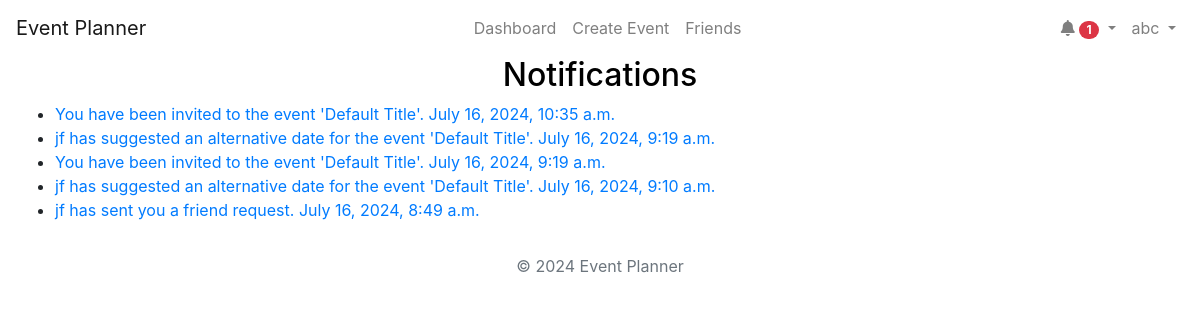
Before: /notifications/ (signed in) with the older database file.
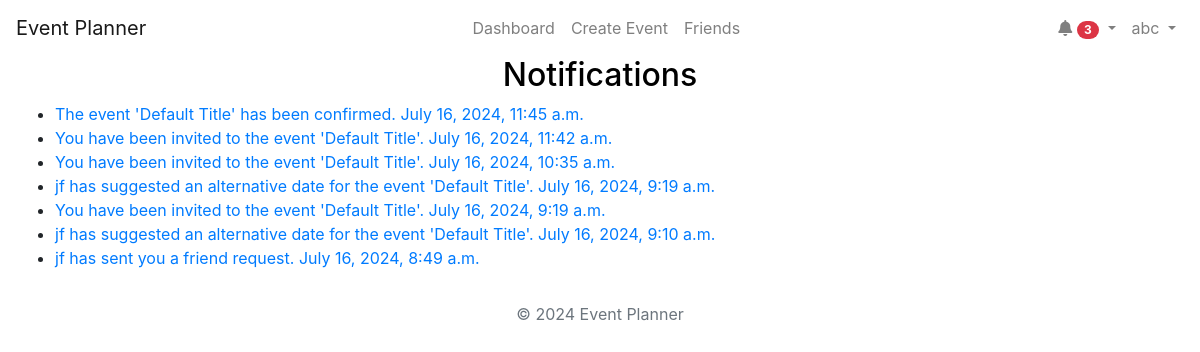
After: the same page with the newer database file.
### notifications/models.py (models this page shows, shortened)
class Notification(models.Model):
    NOTIFICATION_TYPES = [
        ("event_created", "Event Created"),
        ("event_updated", "Event Updated"),
        ("event_cancelled", "Event Cancelled"),
        ("invitation_response", "Invitation Response"),
        ("suggested_alternate_date", "Suggested Alternate Date"),
        ("event_confirmed", "Event Confirmed"),
        ("friend_request_received", "Friend Request Received"),
    ]
    user = models.ForeignKey(User, on_delete=models.CASCADE)
    event = models.ForeignKey(
        Event, on_delete=models.CASCADE, null=True, blank=True
    )
    type = models.CharField(max_length=50, choices=NOTIFICATION_TYPES)
    message = models.TextField()
    created_at = models.DateTimeField(auto_now_add=True)
    read = models.BooleanField(default=False)
    url = models.URLField(default="/")

### notifications/views.py (the view)
# urls.py: path("", views.notifications, name="notifications"),
@login_required
def notifications(request):
    notifications = Notification.objects.filter(user=request.user).order_by(
        "-created_at"
    )
    context = {"notifications": notifications}
    return render(request, "notifications/notifications.html", context)

### accounts/context_processors.py (called while the page is built)
def google_api_key(request):
    return {"GOOGLE_API_KEY": os.getenv("GOOGLE_API_KEY")}

### notifications/context_processors.py (called while the page is built)
def notifications(request):
    if request.user.is_authenticated:
        all_unread_notifications = Notification.objects.filter(
            user=request.user, read=False
        ).order_by("-created_at")
        unread_count = all_unread_notifications.count()
        recent_unread_notifications = all_unread_notifications[:8]
        return {
            "recent_unread_notifications": recent_unread_notifications,
            "unread_count": unread_count,
        }
    return {}

### templates/notifications/notifications.html (shortened to what this page needs)
{% extends 'base.html' %}
{% block content %}
<h2 style="text-align: center; color: #000;">Notifications</h2>
<div class="notifications-list">
    <ul>
        {% for notification in notifications %}
            <li>
                {% if notification.type == 'friend_request_received' %}
                    <a href="{% url 'friends_page' %}" class="notification-link">
                        <span class="notification-title">{{ notification.message }}</span>
                        <span class="notification-time">{{ notification.created_at|date:"F j, Y, g:i a" }}</span>
                    </a>
                {% else %}
                    <a href="{% url 'mark_notification_read' notification.id %}" class="notification-link">
                        <span class="notification-title">{{ notification.message }}</span>
                        <span class="notification-time">{{ notification.created_at|date:"F j, Y, g:i a" }}</span>
                    </a>
                {% endif %}
            </li>
        {% endfor %}
    </ul>
</div>
{% endblock %}

### templates/base.html (shortened to what this page needs)
<!DOCTYPE html>
<html lang="en">
<head>
    {% load static %}
    <link rel="stylesheet" href="https://stackpath.bootstrapcdn.com/bootstrap/4.5.2/css/bootstrap.min.css">
    <link rel="stylesheet" href="https://cdnjs.cloudflare.com/ajax/libs/font-awesome/5.15.4/css/all.min.css">
    <link rel="stylesheet" href="https://cdnjs.cloudflare.com/ajax/libs/fullcalendar/3.10.2/fullcalendar.min.css" />
</head>
<body class="c-app">
    <header class="c-header c-header-light c-header-fixed">
        <nav class="navbar navbar-expand-lg navbar-light">
            <a class="navbar-brand" href="{% url 'home' %}">Event Planner</a>
            <div class="collapse navbar-collapse" id="navbarSupportedContent">
                <ul class="navbar-nav ml-auto">
                    {% if user.is_authenticated %}
                        <li class="nav-item {% if request.resolver_match.url_name == 'dashboard' %}active{% endif %}">
                            <a class="nav-link" href="{% url 'dashboard' %}">Dashboard</a>
                        </li>
                        <li class="nav-item {% if request.resolver_match.url_name == 'create_event' %}active{% endif %}">
                            <a class="nav-link" href="{% url 'create_event' %}">Create Event</a>
                        </li>
                        <li class="nav-item {% if request.resolver_match.url_name == 'friends_page' %}active{% endif %}">
                            <a class="nav-link" href="{% url 'friends_page' %}">Friends</a>
                        </li>
                    {% endif %}
                </ul>
                {% if user.is_authenticated %}
                    <ul class="navbar-nav ml-auto">
                        <li class="nav-item dropdown">
                            <a class="nav-link dropdown-toggle" href="#" id="navbarDropdown" role="button" data-toggle="dropdown"
                                aria-haspopup="true" aria-expanded="false">
                                <i class="fas fa-bell"></i>
                                {% if unread_count > 0 %}
                                    <span class="badge badge-pill badge-danger">{{ unread_count }}</span>
                                {% endif %}
                            </a>
                        </li>
                        <li class="nav-item dropdown">
                            <a class="nav-link dropdown-toggle" href="#" id="profileDropdown" role="button" data-toggle="dropdown"
                                aria-haspopup="true" aria-expanded="false">
                                {{ user.username }}
                            </a>
                        </li>
                    </ul>
                {% endif %}
            </div>
        </nav>
    </header>
    <main class="c-main">
        <div class="container-fluid">
            <div class="fade-in">
                {% block content %}{% endblock %}
            </div>
        </div>
    </main>
    <footer class="footer mt-auto py-3">
        <div class="container text-center">
            <p class="text-muted">&copy; 2024 Event Planner</p>
        </div>
    </footer>
</body>
</html>

Changed rows visible on the page:
added Notification: message "The event 'Default Title' has been confirmed.", created_at "July 16, 2024, 11:45 a.m."
added Notification: message "You have been invited to the event 'Default Title'.", created_at "July 16, 2024, 11:42 a.m."
Other visible differences:
{{ unread_count }}: "1" → "3"
